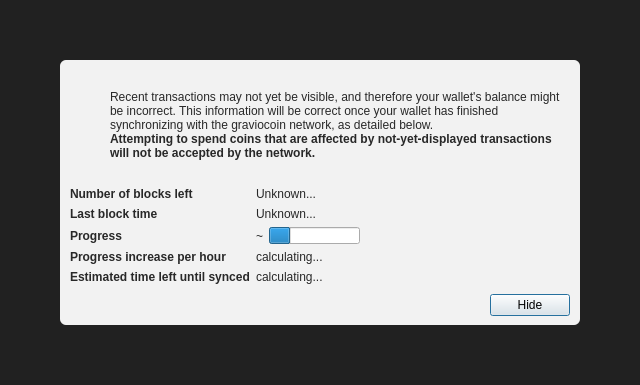
<?xml version="1.0" encoding="UTF-8"?>
<ui version="4.0">
 <class>ModalOverlay</class>
 <widget class="QWidget" name="ModalOverlay">
  <property name="geometry">
   <rect>
    <x>0</x>
    <y>0</y>
    <width>640</width>
    <height>385</height>
   </rect>
  </property>
  <property name="windowTitle">
   <string>Form</string>
  </property>
  <layout class="QVBoxLayout" name="verticalLayout" stretch="0">
   <property name="sizeConstraint">
    <enum>QLayout::SetDefaultConstraint</enum>
   </property>
   <property name="leftMargin">
    <number>0</number>
   </property>
   <property name="topMargin">
    <number>0</number>
   </property>
   <property name="rightMargin">
    <number>0</number>
   </property>
   <property name="bottomMargin">
    <number>0</number>
   </property>
   <item>
    <widget class="QWidget" name="bgWidget" native="true">
     <property name="styleSheet">
      <string notr="true">#bgWidget { background: rgba(0,0,0,220); }</string>
     </property>
     <layout class="QVBoxLayout" name="verticalLayoutMain" stretch="1">
      <property name="leftMargin">
       <number>60</number>
      </property>
      <property name="topMargin">
       <number>60</number>
      </property>
      <property name="rightMargin">
       <number>60</number>
      </property>
      <property name="bottomMargin">
       <number>60</number>
      </property>
      <item>
       <widget class="QWidget" name="contentWidget" native="true">
        <property name="styleSheet">
         <string notr="true">#contentWidget { background: rgba(255,255,255,240); border-radius: 6px; }

QLabel { color: rgb(40,40,40);  }</string>
        </property>
        <layout class="QVBoxLayout" name="verticalLayoutSub" stretch="1,0,0,0">
         <property name="spacing">
          <number>0</number>
         </property>
         <property name="leftMargin">
          <number>10</number>
         </property>
         <property name="topMargin">
          <number>10</number>
         </property>
         <property name="rightMargin">
          <number>10</number>
         </property>
         <property name="bottomMargin">
          <number>10</number>
         </property>
         <item>
          <layout class="QHBoxLayout" name="horizontalLayoutIconText" stretch="0,1">
           <property name="topMargin">
            <number>20</number>
           </property>
           <item>
            <layout class="QVBoxLayout" name="verticalLayoutIcon">
             <property name="leftMargin">
              <number>0</number>
             </property>
             <item>
              <widget class="QPushButton" name="warningIcon">
               <property name="enabled">
                <bool>false</bool>
               </property>
               <property name="text">
                <string/>
               </property>
               <property name="icon">
                <iconset>
                 <normaloff>:/icons/warning</normaloff>
                 <disabledoff>:/icons/warning</disabledoff>:/icons/warning</iconset>
               </property>
               <property name="iconSize">
                <size>
                 <width>48</width>
                 <height>48</height>
                </size>
               </property>
               <property name="flat">
                <bool>true</bool>
               </property>
              </widget>
             </item>
             <item>
              <spacer name="verticalSpacerWarningIcon">
               <property name="orientation">
                <enum>Qt::Vertical</enum>
               </property>
               <property name="sizeHint" stdset="0">
                <size>
                 <width>20</width>
                 <height>40</height>
                </size>
               </property>
              </spacer>
             </item>
            </layout>
           </item>
           <item>
            <layout class="QVBoxLayout" name="verticalLayoutInfoText">
             <property name="leftMargin">
              <number>0</number>
             </property>
             <property name="topMargin">
              <number>0</number>
             </property>
             <item>
              <widget class="QLabel" name="infoText">
               <property name="text">
                <string>Recent transactions may not yet be visible, and therefore your wallet's balance might be incorrect. This information will be correct once your wallet has finished synchronizing with the graviocoin network, as detailed below.</string>
               </property>
               <property name="textFormat">
                <enum>Qt::RichText</enum>
               </property>
               <property name="wordWrap">
                <bool>true</bool>
               </property>
              </widget>
             </item>
             <item>
              <widget class="QLabel" name="infoTextStrong">
               <property name="font">
                <font>
                 <weight>75</weight>
                 <bold>true</bold>
                </font>
               </property>
               <property name="text">
                <string>Attempting to spend coins that are affected by not-yet-displayed transactions will not be accepted by the network.</string>
               </property>
               <property name="textFormat">
                <enum>Qt::RichText</enum>
               </property>
               <property name="wordWrap">
                <bool>true</bool>
               </property>
              </widget>
             </item>
             <item>
              <spacer name="verticalSpacerInTextSpace">
               <property name="orientation">
                <enum>Qt::Vertical</enum>
               </property>
               <property name="sizeHint" stdset="0">
                <size>
                 <width>20</width>
                 <height>40</height>
                </size>
               </property>
              </spacer>
             </item>
            </layout>
           </item>
          </layout>
         </item>
         <item>
          <spacer name="verticalSpacerAfterText">
           <property name="orientation">
            <enum>Qt::Vertical</enum>
           </property>
           <property name="sizeHint" stdset="0">
            <size>
             <width>20</width>
             <height>40</height>
            </size>
           </property>
          </spacer>
         </item>
         <item>
          <layout class="QFormLayout" name="formLayout">
           <property name="fieldGrowthPolicy">
            <enum>QFormLayout::FieldsStayAtSizeHint</enum>
           </property>
           <property name="horizontalSpacing">
            <number>6</number>
           </property>
           <property name="verticalSpacing">
            <number>6</number>
           </property>
           <property name="topMargin">
            <number>10</number>
           </property>
           <item row="0" column="0">
            <widget class="QLabel" name="labelNumberOfBlocksLeft">
             <property name="font">
              <font>
               <weight>75</weight>
               <bold>true</bold>
              </font>
             </property>
             <property name="text">
              <string>Number of blocks left</string>
             </property>
            </widget>
           </item>
           <item row="0" column="1">
            <widget class="QLabel" name="numberOfBlocksLeft">
             <property name="text">
              <string>Unknown...</string>
             </property>
            </widget>
           </item>
           <item row="1" column="0">
            <widget class="QLabel" name="labelLastBlockTime">
             <property name="font">
              <font>
               <weight>75</weight>
               <bold>true</bold>
              </font>
             </property>
             <property name="text">
              <string>Last block time</string>
             </property>
            </widget>
           </item>
           <item row="1" column="1">
            <widget class="QLabel" name="newestBlockDate">
             <property name="sizePolicy">
              <sizepolicy hsizetype="Maximum" vsizetype="Preferred">
               <horstretch>0</horstretch>
               <verstretch>0</verstretch>
              </sizepolicy>
             </property>
             <property name="text">
              <string>Unknown...</string>
             </property>
            </widget>
           </item>
           <item row="2" column="0">
            <widget class="QLabel" name="labelSyncDone">
             <property name="font">
              <font>
               <weight>75</weight>
               <bold>true</bold>
              </font>
             </property>
             <property name="text">
              <string>Progress</string>
             </property>
            </widget>
           </item>
           <item row="2" column="1">
            <layout class="QHBoxLayout" name="horizontalLayoutSync" stretch="0,1">
             <item>
              <widget class="QLabel" name="percentageProgress">
               <property name="text">
                <string notr="true">~</string>
               </property>
              </widget>
             </item>
             <item>
              <widget class="QProgressBar" name="progressBar">
               <property name="value">
                <number>24</number>
               </property>
               <property name="format">
                <string/>
               </property>
              </widget>
             </item>
            </layout>
           </item>
           <item row="4" column="0">
            <widget class="QLabel" name="labelProgressIncrease">
             <property name="font">
              <font>
               <weight>75</weight>
               <bold>true</bold>
              </font>
             </property>
             <property name="text">
              <string>Progress increase per hour</string>
             </property>
            </widget>
           </item>
           <item row="4" column="1">
            <widget class="QLabel" name="progressIncreasePerH">
             <property name="text">
              <string>calculating...</string>
             </property>
            </widget>
           </item>
           <item row="5" column="0">
            <widget class="QLabel" name="labelEstimatedTimeLeft">
             <property name="font">
              <font>
               <weight>75</weight>
               <bold>true</bold>
              </font>
             </property>
             <property name="text">
              <string>Estimated time left until synced</string>
             </property>
            </widget>
           </item>
           <item row="5" column="1">
            <widget class="QLabel" name="expectedTimeLeft">
             <property name="text">
              <string>calculating...</string>
             </property>
            </widget>
           </item>
          </layout>
         </item>
         <item>
          <layout class="QHBoxLayout" name="horizontalLayoutButtons">
           <property name="leftMargin">
            <number>10</number>
           </property>
           <property name="topMargin">
            <number>10</number>
           </property>
           <item>
            <spacer name="horizontalSpacer">
             <property name="orientation">
              <enum>Qt::Horizontal</enum>
             </property>
             <property name="sizeHint" stdset="0">
              <size>
               <width>40</width>
               <height>20</height>
              </size>
             </property>
            </spacer>
           </item>
           <item>
            <widget class="QPushButton" name="closeButton">
             <property name="text">
              <string>Hide</string>
             </property>
             <property name="focusPolicy">
              <enum>Qt::StrongFocus</enum>
             </property>
             <property name="default">
              <bool>true</bool>
             </property>
            </widget>
           </item>
          </layout>
         </item>
        </layout>
       </widget>
      </item>
     </layout>
    </widget>
   </item>
  </layout>
 </widget>
 <resources/>
 <connections/>
</ui>
